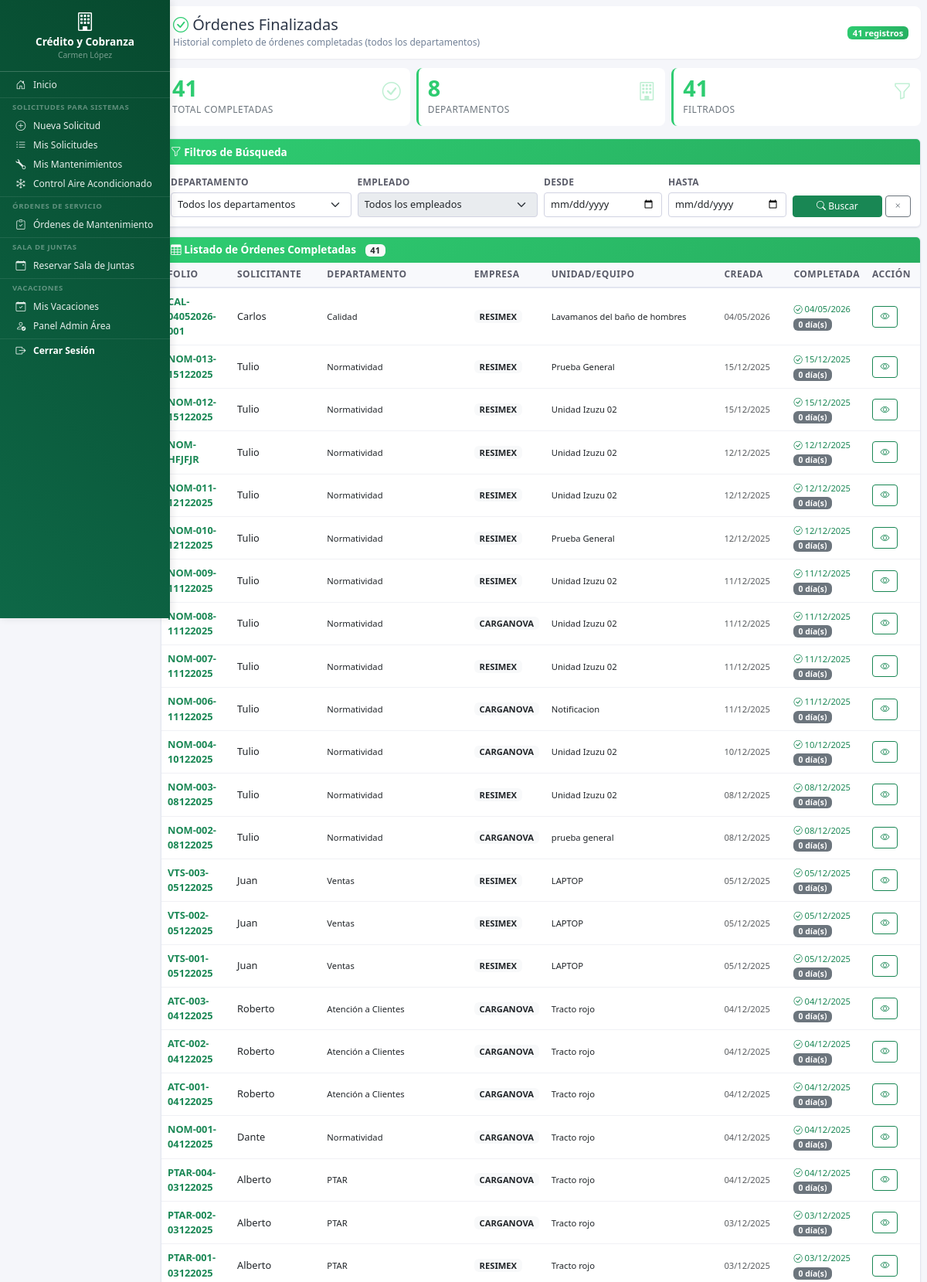
The app's page /dashboard/ordenes_servicio/ordenes_servicio_finalizadas.php (signed in, upper part) with its own data.
### tables this page shows
CREATE TABLE `ordenes_servicio_mantenimiento` (
  `id` int(11) NOT NULL,
  `folio` varchar(100) NOT NULL COMMENT 'Folio manual ingresado por el usuario',
  `usuario_id` int(11) NOT NULL,
  `usuario_nombre` varchar(255) NOT NULL,
  `departamento` varchar(100) NOT NULL,
  `departamento_id` int(11) DEFAULT NULL,
  `empresa` enum('RESIMEX','CARGANOVA') NOT NULL,
  `estado` enum('pendiente_mantenimiento','en_proceso','pendiente_usuario','devuelto','completado') DEFAULT 'pendiente_mantenimiento',
  `apartado1_data` longtext DEFAULT NULL COMMENT 'Datos llenados por el usuario solicitante' CHECK (json_valid(`apartado1_data`)),
  `apartado2_data` longtext DEFAULT NULL COMMENT 'Datos llenados por el área de mantenimiento' CHECK (json_valid(`apartado2_data`)),
  `apartado3_data` longtext DEFAULT NULL COMMENT 'Firmas y cierre de orden' CHECK (json_valid(`apartado3_data`)),
  `fecha_creacion` datetime DEFAULT current_timestamp() COMMENT 'Fecha creación de la orden',
  `fecha_primera_edicion_mant` datetime DEFAULT NULL COMMENT 'Primera vez que Mantenimiento presionó EDITAR',
  `fecha_primer_guardado_mant` datetime DEFAULT NULL COMMENT 'Primera vez que Mantenimiento presionó GUARDAR',
  `fecha_enviado_usuario` datetime DEFAULT NULL COMMENT 'Fecha cuando Mantenimiento envió a Usuario',
  `fecha_completado` datetime DEFAULT NULL COMMENT 'Fecha cuando Usuario finalizó la orden',
  `fecha_ultima_modificacion` datetime DEFAULT current_timestamp() ON UPDATE current_timestamp(),
  `usuario_ultima_modificacion_id` int(11) DEFAULT NULL,
  `usuario_ultima_modificacion_nombre` varchar(255) DEFAULT NULL
);

### includes/functions.php (called while the page is built, shortened)
<?php
function es_usuario_colaborativo() {
    return isset($_SESSION['es_colaborativo']) && $_SESSION['es_colaborativo'] === true;
}
?>

### dashboard/ordenes_servicio/ordenes_servicio_finalizadas.php (the view, shortened to what this page needs)
<?php
require_once __DIR__ . '/../../includes/functions.php';
$departamento_codigo = strtolower($_SESSION['departamento_codigo'] ?? $_SESSION['departamento'] ?? '');
$es_mantenimiento = ($departamento_codigo === 'mantenimiento');
$es_ti = in_array($departamento_codigo, ['ti', 'sistemas', 'ti_sistemas']);
$pdo = conectarDB();
$filtros = [
    'departamento' => $_GET['departamento'] ?? '',
    'empleado' => $_GET['empleado'] ?? '',
    'fecha_desde' => $_GET['fecha_desde'] ?? '',
    'fecha_hasta' => $_GET['fecha_hasta'] ?? '',
    'busqueda' => $_GET['busqueda'] ?? ''
];
$sql = "SELECT
            id, folio, usuario_nombre, departamento, empresa,
            fecha_creacion, fecha_completado, apartado1_data
        FROM ordenes_servicio_mantenimiento
        WHERE estado = 'completado'";
$params = [];
$sql .= " ORDER BY fecha_completado DESC";
$stmt = $pdo->prepare($sql);
$stmt->execute($params);
$ordenes = $stmt->fetchAll(PDO::FETCH_ASSOC);
$empleados = [];
$total = count($ordenes);
$stmt_stats = $pdo->query("
    SELECT
        COUNT(*) as total_global,
        COUNT(DISTINCT departamento) as departamentos_totales,
        COUNT(DISTINCT DATE(fecha_completado)) as dias_con_finalizaciones
    FROM ordenes_servicio_mantenimiento
    WHERE estado = 'completado'
");
$stats = $stmt_stats->fetch(PDO::FETCH_ASSOC);
?>
<!DOCTYPE html>
<html lang="es">
<head>
    <link href="https://cdn.jsdelivr.net/npm/bootstrap@5.3.0/dist/css/bootstrap.min.css" rel="stylesheet">
    <link rel="stylesheet" href="https://cdn.jsdelivr.net/npm/bootstrap-icons@1.11.0/font/bootstrap-icons.css">
    <link rel="stylesheet" href="<?php echo URL_BASE; ?>assets/css/dashboard.css">
    <link rel="stylesheet" href="<?php echo URL_BASE; ?>assets/css/base/variables.css">
    <link rel="stylesheet" href="<?php echo URL_BASE; ?>assets/css/components/sidebar.css">
    <link rel="stylesheet" href="<?php echo URL_BASE; ?>assets/css/components/hamburger.css">
    <link rel="stylesheet" href="<?php echo URL_BASE; ?>assets/css/layouts/dashboard-layout.css">
    <link rel="stylesheet" href="<?php echo URL_BASE; ?>assets/css/utilities/responsive.css">
</head>
<body>
    <div class="container-fluid">
        <div class="row">
            <div class="col-md-2 p-0">
                <?php
                if ($es_mantenimiento) {
                    include __DIR__ . '/../../includes/sidebar/sidebar_mantenimiento.php';
                } elseif ($es_ti) {
                    include __DIR__ . '/../../includes/sidebar/sidebar_ti.php';
                } elseif (es_usuario_colaborativo()) {
                    include __DIR__ . '/../../includes/sidebar/sidebar_colaborativo.php';
                } else {
                    include __DIR__ . '/../../includes/sidebar/sidebar_normal.php';
                }
                ?>
            </div>
            <div class="col-md-10 p-2">
                <div class="page-header">
                    <div class="d-flex justify-content-between align-items-center">
                        <div>
                            <h4><i class="bi bi-check-circle success-icon"></i> Órdenes Finalizadas</h4>
                            <small>Historial completo de órdenes completadas (todos los departamentos)</small>
                        </div>
                        <div class="text-end">
                            <div class="badge badge-completado"><?php echo $total; ?> registros</div>
                        </div>
                    </div>
                </div>
                <div class="stats-grid mb-3">
                    <div class="stat-card">
                        <div class="d-flex justify-content-between align-items-start">
                            <div>
                                <div class="stat-number"><?php echo $stats['total_global']; ?></div>
                                <div class="stat-label">Total Completadas</div>
                            </div>
                            <i class="bi bi-check-circle stat-icon"></i>
                        </div>
                    </div>
                    <div class="stat-card">
                        <div class="d-flex justify-content-between align-items-start">
                            <div>
                                <div class="stat-number"><?php echo $stats['departamentos_totales']; ?></div>
                                <div class="stat-label">Departamentos</div>
                            </div>
                            <i class="bi bi-building stat-icon"></i>
                        </div>
                    </div>
                    <div class="stat-card">
                        <div class="d-flex justify-content-between align-items-start">
                            <div>
                                <div class="stat-number"><?php echo $total; ?></div>
                                <div class="stat-label">Filtrados</div>
                            </div>
                            <i class="bi bi-funnel stat-icon"></i>
                        </div>
                    </div>
                </div>
                <div class="card">
                    <div class="card-header">
                        <i class="bi bi-funnel"></i> Filtros de Búsqueda
                    </div>
                    <div class="card-body">
                        <form method="GET" class="row g-2">
                            <div class="col-md-3">
                                <label class="form-label">Departamento</label>
                                <select name="departamento" class="form-select form-select-sm" onchange="this.form.submit()">
                                    <option value="">Todos los departamentos</option>
                                </select>
                            </div>
                            <div class="col-md-3">
                                <label class="form-label">Empleado</label>
                                <select name="empleado" class="form-select form-select-sm"
                                        <?php echo empty($empleados) ? 'disabled' : ''; ?>>
                                    <option value="">Todos los empleados</option>
                                </select>
                            </div>
                            <div class="col-md-2">
                                <label class="form-label">Desde</label>
                                <input type="date" name="fecha_desde" class="form-control form-control-sm"
                                       value="<?php echo htmlspecialchars($filtros['fecha_desde']); ?>">
                            </div>
                            <div class="col-md-2">
                                <label class="form-label">Hasta</label>
                                <input type="date" name="fecha_hasta" class="form-control form-control-sm"
                                       value="<?php echo htmlspecialchars($filtros['fecha_hasta']); ?>">
                            </div>
                            <div class="col-md-2 d-flex align-items-end gap-1">
                                <button type="submit" class="btn btn-success btn-sm flex-grow-1">
                                    <i class="bi bi-search"></i> Buscar
                                </button>
                                <a href="?" class="btn btn-outline-secondary btn-sm">
                                    <i class="bi bi-x"></i>
                                </a>
                            </div>
                        </form>
                    </div>
                </div>
                <div class="card">
                    <div class="card-header">
                        <i class="bi bi-table"></i> Listado de Órdenes Completadas
                        <span class="badge bg-light text-dark ms-2"><?php echo count($ordenes); ?></span>
                    </div>
                    <div class="card-body p-0">
                        <?php if (empty($ordenes)): ?>
                            <div class="text-center py-4">
                                <i class="bi bi-inbox fs-2 text-muted"></i>
                                <p class="text-muted mt-2 mb-0">No hay órdenes finalizadas con estos filtros</p>
                            </div>
                        <?php else: ?>
                            <div class="table-responsive">
                                <table class="table table-hover mb-0">
                                    <thead>
                                        <tr>
                                            <th style="width: 90px;">Folio</th>
                                            <th>Solicitante</th>
                                            <th>Departamento</th>
                                            <th style="width: 90px;">Empresa</th>
                                            <th>Unidad/Equipo</th>
                                            <th style="width: 90px;">Creada</th>
                                            <th style="width: 90px;">Completada</th>
                                            <th style="width: 70px;">Acción</th>
                                        </tr>
                                    </thead>
                                    <tbody>
                                        <?php foreach ($ordenes as $orden):
                                            $apartado1 = json_decode($orden['apartado1_data'], true);
                                            $fecha_inicio = new DateTime($orden['fecha_creacion']);
                                            $fecha_fin = new DateTime($orden['fecha_completado']);
                                            $dias_duracion = $fecha_inicio->diff($fecha_fin)->days;
                                        ?>
                                            <tr onclick="window.location='ver_orden_servicio.php?id=<?php echo $orden['id']; ?>'">
                                                <td>
                                                    <strong class="text-success"><?php echo htmlspecialchars($orden['folio']); ?></strong>
                                                </td>
                                                <td><?php echo htmlspecialchars($orden['usuario_nombre']); ?></td>
                                                <td><small><?php echo htmlspecialchars($orden['departamento']); ?></small></td>
                                                <td>
                                                    <span class="badge bg-light text-dark">
                                                        <?php echo htmlspecialchars($orden['empresa']); ?>
                                                    </span>
                                                </td>
                                                <td><small><?php echo htmlspecialchars($apartado1['unidad_equipo'] ?? '-'); ?></small></td>
                                                <td>
                                                    <small class="text-muted">
                                                        <?php echo date('d/m/Y', strtotime($orden['fecha_creacion'])); ?>
                                                    </small>
                                                </td>
                                                <td>
                                                    <small class="text-success">
                                                        <i class="bi bi-check-circle"></i>
                                                        <?php echo date('d/m/Y', strtotime($orden['fecha_completado'])); ?>
                                                    </small>
                                                    <br>
                                                    <span class="badge bg-secondary" style="font-size: 0.65rem;">
                                                        <?php echo $dias_duracion; ?> día(s)
                                                    </span>
                                                </td>
                                                <td>
                                                    <a href="ver_orden_servicio.php?id=<?php echo $orden['id']; ?>"
                                                       class="btn btn-sm btn-outline-success"
                                                       onclick="event.stopPropagation();">
                                                        <i class="bi bi-eye"></i>
                                                    </a>
                                                </td>
                                            </tr>
                                        <?php endforeach; ?>
                                    </tbody>
                                </table>
                            </div>
                        <?php endif; ?>
                    </div>
                </div>
            </div>
        </div>
    </div>
</body>
</html>

### records on screen
ordenes_servicio_mantenimiento: folio "CAL-04052026-001", usuario_nombre "Carlos", departamento "Calidad", empresa "RESIMEX", apartado1_data "Lavamanos del baño de hombres", fecha_creacion "04/05/2026", fecha_completado "04/05/2026", dias_duracion "0"
ordenes_servicio_mantenimiento: folio "NOM-013-15122025", usuario_nombre "Tulio", departamento "Normatividad", empresa "RESIMEX", apartado1_data "Prueba General", fecha_creacion "15/12/2025", fecha_completado "15/12/2025", dias_duracion "0"
ordenes_servicio_mantenimiento: folio "NOM-012-15122025", usuario_nombre "Tulio", departamento "Normatividad", empresa "RESIMEX", apartado1_data "Unidad Izuzu 02", fecha_creacion "15/12/2025", fecha_completado "15/12/2025", dias_duracion "0"
ordenes_servicio_mantenimiento: folio "NOM-HFJFJR", usuario_nombre "Tulio", departamento "Normatividad", empresa "RESIMEX", apartado1_data "Unidad Izuzu 02", fecha_creacion "12/12/2025", fecha_completado "12/12/2025", dias_duracion "0"
ordenes_servicio_mantenimiento: folio "NOM-011-12122025", usuario_nombre "Tulio", departamento "Normatividad", empresa "RESIMEX", apartado1_data "Unidad Izuzu 02", fecha_creacion "12/12/2025", fecha_completado "12/12/2025", dias_duracion "0"
ordenes_servicio_mantenimiento: folio "NOM-010-12122025", usuario_nombre "Tulio", departamento "Normatividad", empresa "RESIMEX", apartado1_data "Prueba General", fecha_creacion "12/12/2025", fecha_completado "12/12/2025", dias_duracion "0"
ordenes_servicio_mantenimiento: folio "NOM-009-11122025", usuario_nombre "Tulio", departamento "Normatividad", empresa "RESIMEX", apartado1_data "Unidad Izuzu 02", fecha_creacion "11/12/2025", fecha_completado "11/12/2025", dias_duracion "0"
ordenes_servicio_mantenimiento: folio "NOM-008-11122025", usuario_nombre "Tulio", departamento "Normatividad", empresa "CARGANOVA", apartado1_data "Unidad Izuzu 02", fecha_creacion "11/12/2025", fecha_completado "11/12/2025", dias_duracion "0"
ordenes_servicio_mantenimiento: folio "NOM-007-11122025", usuario_nombre "Tulio", departamento "Normatividad", empresa "RESIMEX", apartado1_data "Unidad Izuzu 02", fecha_creacion "11/12/2025", fecha_completado "11/12/2025", dias_duracion "0"
ordenes_servicio_mantenimiento: folio "NOM-006-11122025", usuario_nombre "Tulio", departamento "Normatividad", empresa "CARGANOVA", apartado1_data "Notificacion", fecha_creacion "11/12/2025", fecha_completado "11/12/2025", dias_duracion "0"
ordenes_servicio_mantenimiento: folio "NOM-004-10122025", usuario_nombre "Tulio", departamento "Normatividad", empresa "CARGANOVA", apartado1_data "Unidad Izuzu 02", fecha_creacion "10/12/2025", fecha_completado "10/12/2025", dias_duracion "0"
ordenes_servicio_mantenimiento: folio "NOM-003-08122025", usuario_nombre "Tulio", departamento "Normatividad", empresa "RESIMEX", apartado1_data "Unidad Izuzu 02", fecha_creacion "08/12/2025", fecha_completado "08/12/2025", dias_duracion "0"
ordenes_servicio_mantenimiento: folio "NOM-002-08122025", usuario_nombre "Tulio", departamento "Normatividad", empresa "CARGANOVA", apartado1_data "prueba general", fecha_creacion "08/12/2025", fecha_completado "08/12/2025", dias_duracion "0"
ordenes_servicio_mantenimiento: folio "VTS-003-05122025", usuario_nombre "Juan", departamento "Ventas", empresa "RESIMEX", apartado1_data "LAPTOP", fecha_creacion "05/12/2025", fecha_completado "05/12/2025", dias_duracion "0"
ordenes_servicio_mantenimiento: folio "VTS-002-05122025", usuario_nombre "Juan", departamento "Ventas", empresa "RESIMEX", apartado1_data "LAPTOP", fecha_creacion "05/12/2025", fecha_completado "05/12/2025", dias_duracion "0"
ordenes_servicio_mantenimiento: folio "VTS-001-05122025", usuario_nombre "Juan", departamento "Ventas", empresa "RESIMEX", apartado1_data "LAPTOP", fecha_creacion "05/12/2025", fecha_completado "05/12/2025", dias_duracion "0"
ordenes_servicio_mantenimiento: folio "ATC-003-04122025", usuario_nombre "Roberto", departamento "Atención a Clientes", empresa "CARGANOVA", apartado1_data "Tracto rojo", fecha_creacion "04/12/2025", fecha_completado "04/12/2025", dias_duracion "0"
ordenes_servicio_mantenimiento: folio "ATC-002-04122025", usuario_nombre "Roberto", departamento "Atención a Clientes", empresa "CARGANOVA", apartado1_data "Tracto rojo", fecha_creacion "04/12/2025", fecha_completado "04/12/2025", dias_duracion "0"
ordenes_servicio_mantenimiento: folio "ATC-001-04122025", usuario_nombre "Roberto", departamento "Atención a Clientes", empresa "CARGANOVA", apartado1_data "Tracto rojo", fecha_creacion "04/12/2025", fecha_completado "04/12/2025", dias_duracion "0"
ordenes_servicio_mantenimiento: folio "NOM-001-04122025", usuario_nombre "Dante", departamento "Normatividad", empresa "CARGANOVA", apartado1_data "Tracto rojo", fecha_creacion "04/12/2025", fecha_completado "04/12/2025", dias_duracion "0"
ordenes_servicio_mantenimiento: folio "PTAR-004-03122025", usuario_nombre "Alberto", departamento "PTAR", empresa "CARGANOVA", apartado1_data "Tracto rojo", fecha_creacion "04/12/2025", fecha_completado "04/12/2025", dias_duracion "0"
ordenes_servicio_mantenimiento: folio "PTAR-002-03122025", usuario_nombre "Alberto", departamento "PTAR", empresa "CARGANOVA", apartado1_data "Tracto rojo", fecha_creacion "03/12/2025", fecha_completado "03/12/2025", dias_duracion "0"
ordenes_servicio_mantenimiento: folio "PTAR-001-03122025", usuario_nombre "Alberto", departamento "PTAR", empresa "RESIMEX", apartado1_data "Tracto rojo", fecha_creacion "03/12/2025", fecha_completado "03/12/2025", dias_duracion "0"

### other values on screen
$_SESSION['departamento_nombre'] "Crédito y Cobranza"
$_SESSION['nombre_completo'] "Carmen López"
$total "41"
$stats['total_global'] "41"
$stats['departamentos_totales'] "8"
count($ordenes) "41"
